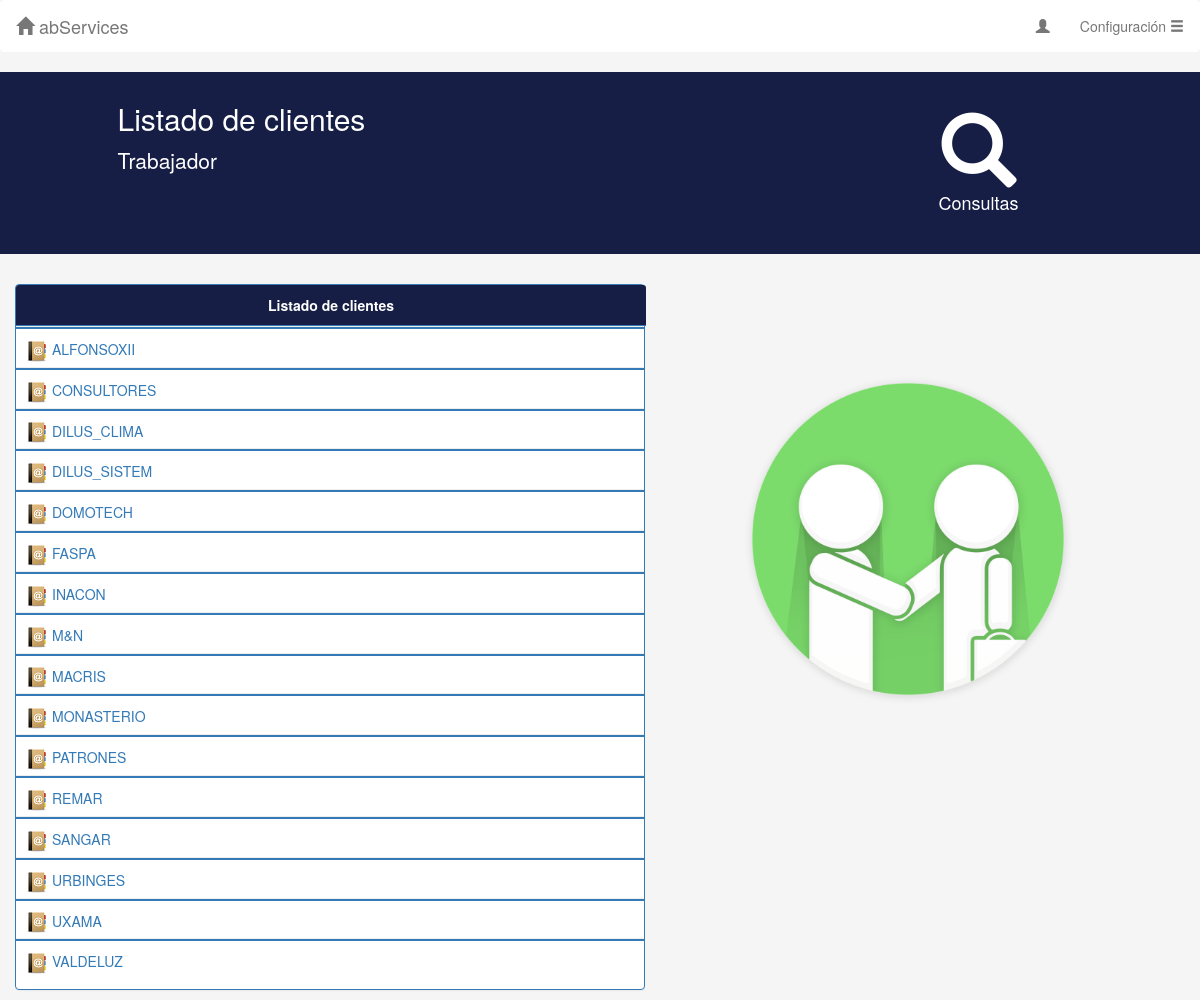
/homeClientes.php, run on an earlier commit of the app's database.
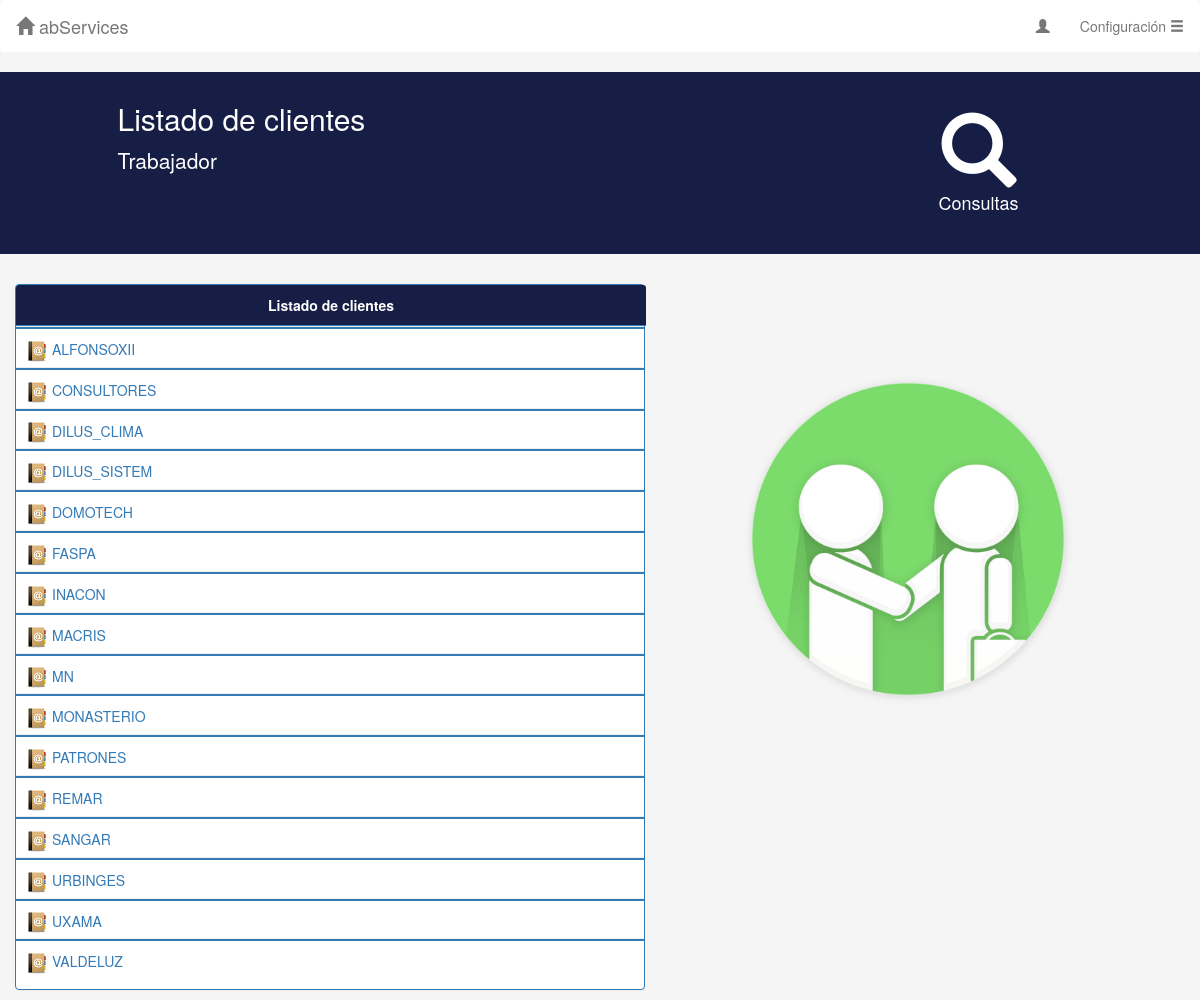
And on a later commit of the database.
### tables this page shows
CREATE TABLE IF NOT EXISTS `clientes` (
  `Id` varchar(30) NOT NULL,
  `Horas` int(11) NOT NULL
);

### includes/php/clientesBD.php (called while the page is built, shortened)
<?php
require_once(__DIR__."/config.php");
function getClientes(){
	global $mysqli;
	$clientes = null;
	$pst = $mysqli->prepare("SELECT * FROM clientes ORDER BY Id;");
	$pst->execute();
	$result = $pst->get_result();
	while($row = $result->fetch_array(MYSQLI_ASSOC)){
		$clientes[] = $row;
	}
	return $clientes;
}
?>

### includes/php/clientes.php (called while the page is built, shortened)
<?php
require_once __DIR__.'/trabajos.php';
require_once __DIR__.'/clientesBD.php';
function conseguirClientes(){
	$result = getClientes();
	return $result;
}
?>

### homeClientes.php (the view, shortened to what this page needs)
<!DOCTYPE html>
<html lang="en">
  <head>
    <link href="includes/css/bootstrap.min.css" rel="stylesheet" media="screen">
	<link rel="stylesheet" type="text/css" href="includes/css/style.css">
  </head>
  <?php
    require(__DIR__.'/includes/php/clientes.php');
?>
  <body id="scroll">
		<nav class="navbar navbar-default" role="navigation" id="navSup">
			<div class="navbar-header" id="navSupHeader">
				<a class="navbar-brand" href="homeClientes.php"><span class="glyphicon glyphicon-home"></span> abServices</a>
			</div>
			<div class="collapse navbar-collapse navbar-ex1-collapse" id="navSupDerecha">
				<ul class="nav navbar-nav navbar-right">
					<li><a href="#"><span class="glyphicon glyphicon-user"></span>  <?php echo $_SESSION["usuario"] ?></a></li>
					<li class="dropdown">
						<a href="#" class="dropdown-toggle" data-toggle="dropdown"> Configuración <span class="glyphicon glyphicon-menu-hamburger"></span></a>
					</li>
				</ul>
			</div>
		</nav>
		<div class="jumbotron">
				<div class="row">
					<div class="col-md-1" ></div>
					<div class="col-md-4" >
					<div class="container">
					<h2 id="cab2">Listado de clientes</h2>
					<p>  <?php
							if($_SESSION["tipo"] == 3)
								echo "Administrador";
							else if($_SESSION["tipo"] == 2)
								echo "Trabajador";
							else
								echo "Trabajador";
						?>
					</p>
					</div>
					</div>
					<div class="col-md-2" >
					</div>
					<div class="col-md-2" >
					</div>
					<div class="col-md-2" >
						<button type="button" class="btn btn-default btn-lg" id="botonJum" onClick="location.href='./homeConsultas.php'">
						<span class="glyphicon glyphicon-search" aria-hidden="true" id="userGestion"></span> <br>Consultas
						</button>
					</div>
					<div class="col-md-1" ></div>
				</div>
		</div>
		<div class="row">
		<div class="col-md-6" >
		<div class="container-fluid">
						<div class="tamPanel panel panel-primary " >
						<div class="tamPanel panel-heading" id="panelHead"><div class="text-center"><strong>Listado de clientes</strong></div></div>
								<?php
								$clientes = conseguirClientes();
									foreach((array)$clientes as $cliente){
									echo '<hr id="lineas"><div class="form-group"><div class="container-fluid"><img id="margenIm" src="./includes/css/contacto.png"><a href = "./trabajosCliente.php?cliente='.$cliente['Id'].'">'.$cliente['Id'].'</a></div></div>';
									}
								?>
						</div>
		</div>
		</div>
		<br><br><br><br>
			<div class="col-md-1" id="vacio"><h3> <div class="container-fluid"> </div> </h3></div>
			<div class="col-md-4" > <div class="container-fluid"> <img src="./includes/css/cliente.png" class="img-responsive"  alt="Imagen responsive"></div></div>
		</div>
  </body>
</html>

### includes/css/style.css (style rules this page uses)
.jumbotron { background-color: #161e45; color: #fff; padding-top: 30px; padding-bottom: 30px; }
body { background-color: #f5f5f5; }
#cab1,#cab2 { display: inline-block; }
#navSup { background-color: #fff; border-color: #fff; }
.tamPanel { width: 630px !important; margin-bottom: 10px; }
#lineas { margin-top: -10px !important; margin-bottom: 10px !important; background-color: #337ab7; height: 2px; }
#margenIm { margin-right: 5px; margin-left: -5px !important; }
#userGestion { font-size: 75px; }
#botonJum { background-color: #161e45; color: #fff; border-width: 0px; }
#panelHead { background-color: #161e45; }
#scroll { overflow-x:hidden; }

What changed in the data, as far as the page shows it:
removed clientes: Id "M&N"
added clientes: Id "MN"
